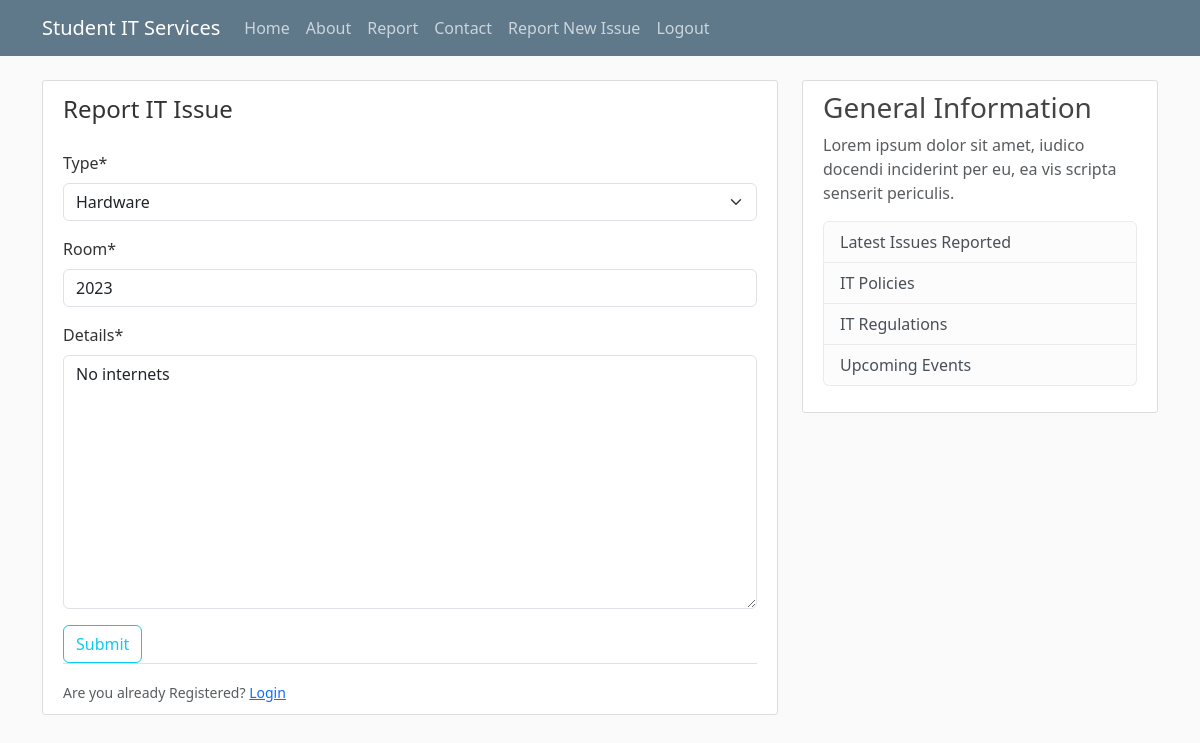
Page /issues/1/update/ (signed in) on the committed database.
### itreporting/models.py (models this page shows, shortened)
class Issue(models.Model):
    type = models.CharField(max_length=100, choices = [('Hardware', 'Hardware'), ('Software', 'Software')])
    room = models.CharField(max_length=100)
    urgent = models.BooleanField(default = False)
    details = models.TextField()
    date_submitted = models.DateTimeField(default=timezone.now)
    description = models.TextField()
    author = models.ForeignKey(User, related_name = 'issues', on_delete=models.CASCADE)

### itreporting/views.py (the view)
# urls.py: path('issues/<int:pk>/update/', PostUpdateView.as_view(), name = 'issue-update'),
class PostUpdateView(LoginRequiredMixin, UserPassesTestMixin, UpdateView):
    model = Issue
    fields = ['type', 'room', 'details']
    def test_func(self):
        issue = self.get_object()
        return self.request.user == issue.author

### itreporting/templates/itreporting/issue_form.html (shortened to what this page needs)
{% extends "itreporting/base.html" %}
{% load crispy_forms_tags %}
{% block content %}
    <div class="content-section">
        <form method="POST">
            <fieldset class="form-group">
                <legend class="borer-bottom mb-4"> Report IT Issue </legend>
                {{ form|crispy }}
            </fieldset>
            <div class="form-group">
            <button class="btn btn-outline-info"
            type="submit">Submit</button>
            </div>
        </form>
        <div class="border-top pt-3">
            <small class="text-muted">Are you already Registered? <a class="ml-2" href="#">Login</a></small>
        </div>
    </div>
{% endblock content %}

### itreporting/static/css/styles.css (style rules this page uses)
body { background: #fafafa; color: #333333; margin-top: 5rem; }
.content-section { background: #ffffff; padding: 10px 20px; border: 1px solid #dddddd; border-radius: 3px; margin-bottom: 20px; }

### rows in the picture
Issue: type "Hardware", room "2023", details "No internets"
